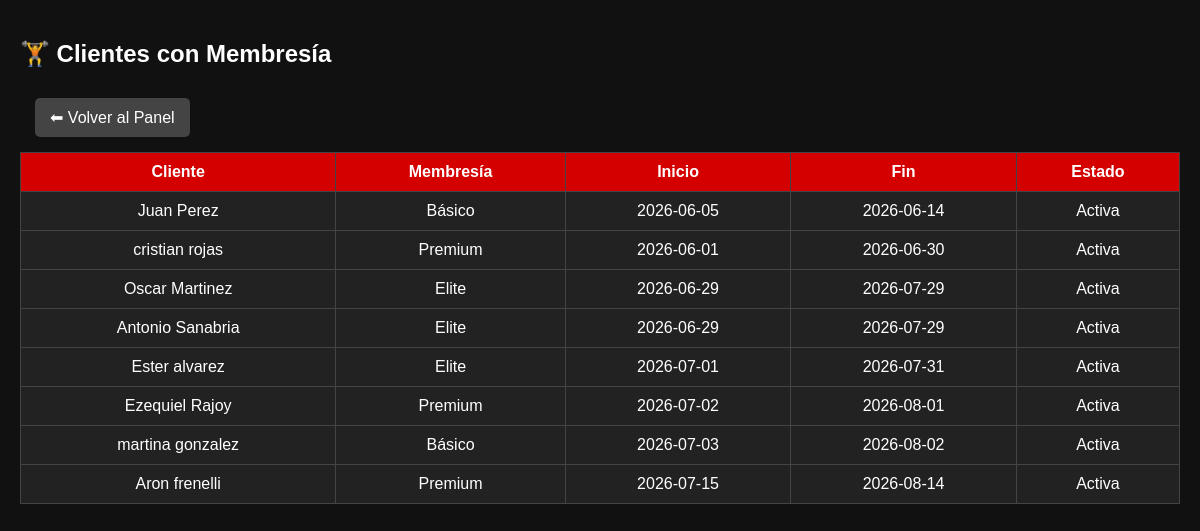
The app's page /admin/cliente_membresia.php (signed in) with its own data.
### tables this page shows
CREATE TABLE `cliente_membresia` (
  `id_cliente_membresia` int(11) NOT NULL AUTO_INCREMENT,
  `id_cliente` int(11) NOT NULL,
  `id_membresia` int(11) NOT NULL,
  `fecha_inicio` date NOT NULL,
  `fecha_fin` date NOT NULL,
  `estado` enum('Activa','Vencida','Cancelada') NOT NULL,
  PRIMARY KEY (`id_cliente_membresia`),
  KEY `id_cliente` (`id_cliente`),
  KEY `id_membresia` (`id_membresia`),
  CONSTRAINT `cliente_membresia_ibfk_1` FOREIGN KEY (`id_cliente`) REFERENCES `clientes` (`id_cliente`),
  CONSTRAINT `cliente_membresia_ibfk_2` FOREIGN KEY (`id_membresia`) REFERENCES `membresias` (`id_membresia`),
  CONSTRAINT `CONSTRAINT_1` CHECK (`fecha_fin` >= `fecha_inicio`)
);

CREATE TABLE `clientes` (
  `id_cliente` int(11) NOT NULL AUTO_INCREMENT,
  `id_tipo_documento` int(11) NOT NULL,
  `numero_documento` varchar(20) NOT NULL,
  `nombre` varchar(50) NOT NULL,
  `apellido` varchar(50) NOT NULL,
  `telefono` varchar(20) DEFAULT NULL,
  `email` varchar(100) DEFAULT NULL,
  `direccion` varchar(100) DEFAULT NULL,
  `fecha_nacimiento` date DEFAULT NULL,
  `fecha_registro` date NOT NULL,
  `estado` enum('Activo','Inactivo','Suspendido') NOT NULL,
  `usuario` varchar(50) NOT NULL,
  `contrasena` varchar(255) NOT NULL,
  `id_usuario` int(11) DEFAULT NULL,
  PRIMARY KEY (`id_cliente`),
  UNIQUE KEY `usuario` (`usuario`),
  UNIQUE KEY `unico_tipo_numero_documento` (`id_tipo_documento`,`numero_documento`),
  UNIQUE KEY `email` (`email`),
  CONSTRAINT `clientes_ibfk_1` FOREIGN KEY (`id_tipo_documento`) REFERENCES `tipo_documento` (`id_tipo_documento`)
);

CREATE TABLE `membresias` (
  `id_membresia` int(11) NOT NULL AUTO_INCREMENT,
  `nombre` varchar(50) NOT NULL,
  `precio` decimal(10,2) NOT NULL,
  `descripcion` varchar(200) DEFAULT NULL,
  PRIMARY KEY (`id_membresia`),
  UNIQUE KEY `nombre` (`nombre`)
);

### admin/cliente_membresia.php (the view, shortened to what this page needs)
<?php
include("../php/conexion.php");
$sql = "SELECT cm.*, c.nombre, c.apellido, m.nombre AS membresia
        FROM cliente_membresia cm
        INNER JOIN clientes c ON cm.id_cliente = c.id_cliente
        INNER JOIN membresias m ON cm.id_membresia = m.id_membresia";
$resultado = mysqli_query($conexion, $sql);
?>
<!DOCTYPE html>
<html lang="es">
<head>
</head>
<body>
<h2>🏋 Clientes con Membresía</h2>
<a href="dashboard.php" class="boton-volver">
    ⬅ Volver al Panel
</a>
<table>
<tr>
    <th>Cliente</th>
    <th>Membresía</th>
    <th>Inicio</th>
    <th>Fin</th>
    <th>Estado</th>
</tr>
<?php if (mysqli_num_rows($resultado) > 0) { ?>
    <?php while($fila = mysqli_fetch_assoc($resultado)) { ?>
    <tr>
        <td><?php echo $fila['nombre'] . " " . $fila['apellido']; ?></td>
        <td><?php echo $fila['membresia']; ?></td>
        <td><?php echo $fila['fecha_inicio']; ?></td>
        <td><?php echo $fila['fecha_fin']; ?></td>
        <td><?php echo $fila['estado']; ?></td>
    </tr>
    <?php } ?>
<?php } else { ?>
<tr>
    <td colspan="5">No hay membresías asignadas</td>
</tr>
<?php } ?>
</table>
</body>
</html>

### admin/cliente_membresia.php (style rules this page uses)
body { font-family: Arial; background:#111; color:white; margin:0; padding:20px; }
h2 { margin-bottom:15px; }
table { width:100%; border-collapse:collapse; background:#222; }
th, td { border:1px solid #444; padding:10px; text-align:center; }
th { background:#d40000; }
.boton-volver { display:inline-block; margin:15px; background:#444; color:white; padding:10px 15px; border-radius:5px; text-decoration:none; }

### records on screen
cliente_membresia: id_cliente.nombre "Juan", id_cliente.apellido "Perez", id_membresia.nombre "Básico", fecha_inicio "2026-06-05", fecha_fin "2026-06-14", estado "Activa"
cliente_membresia: id_cliente.nombre "cristian", id_cliente.apellido "rojas", id_membresia.nombre "Premium", fecha_inicio "2026-06-01", fecha_fin "2026-06-30", estado "Activa"
cliente_membresia: id_cliente.nombre "Oscar", id_cliente.apellido "Martinez", id_membresia.nombre "Elite", fecha_inicio "2026-06-29", fecha_fin "2026-07-29", estado "Activa"
cliente_membresia: id_cliente.nombre "Antonio", id_cliente.apellido "Sanabria", id_membresia.nombre "Elite", fecha_inicio "2026-06-29", fecha_fin "2026-07-29", estado "Activa"
cliente_membresia: id_cliente.nombre "Ester", id_cliente.apellido "alvarez", id_membresia.nombre "Elite", fecha_inicio "2026-07-01", fecha_fin "2026-07-31", estado "Activa"
cliente_membresia: id_cliente.nombre "Ezequiel", id_cliente.apellido "Rajoy", id_membresia.nombre "Premium", fecha_inicio "2026-07-02", fecha_fin "2026-08-01", estado "Activa"
cliente_membresia: id_cliente.nombre "martina", id_cliente.apellido "gonzalez", id_membresia.nombre "Básico", fecha_inicio "2026-07-03", fecha_fin "2026-08-02", estado "Activa"
cliente_membresia: id_cliente.nombre "Aron", id_cliente.apellido "frenelli", id_membresia.nombre "Premium", fecha_inicio "2026-07-15", fecha_fin "2026-08-14", estado "Activa"
